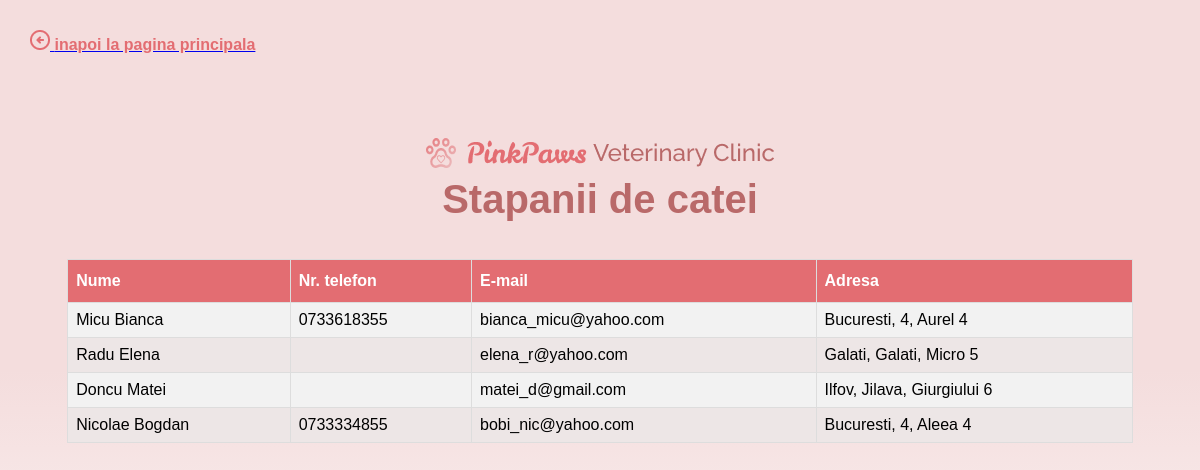
Screenshot of /Proiect_BD_Cabinet_Veterinar/admin_stapani_c.php (signed in) with the database file from the repository.
### tables this page shows
CREATE TABLE `stapani` (
  `id_stapan` int(11) NOT NULL,
  `nume` varchar(50) NOT NULL,
  `prenume` varchar(50) NOT NULL,
  `CNP` char(13) NOT NULL,
  `nr_telefon` varchar(20) DEFAULT NULL,
  `e_mail` varchar(50) NOT NULL,
  `oras` varchar(50) NOT NULL,
  `judet_sector` varchar(50) NOT NULL,
  `strada` varchar(50) NOT NULL,
  `nr_strada` int(11) NOT NULL,
  `apartament` int(11) DEFAULT NULL,
  `parola` varchar(50) NOT NULL
);

### Proiect_BD_Cabinet_Veterinar/admin_stapani_c.php (the view, shortened to what this page needs)
<?php
	include("connection.php");
?>
<!DOCTYPE html>
<html>
<head>
<link rel="stylesheet" href="my_style.css">
</head>
<body class="bkg2">
<poz_sageata><a href="admin_homepage.php"><img src="img\sageata.png" alt="sageata"><text_inapoi_la> inapoi la pagina principala</text_inapoi_la></a></poz_sageata>
<br><br><br><br><br><br><br>
<center><img src="img\titlu1.png" alt="logo clinica"></center>
<center><titlu_homepage>Stapanii de catei</titlu_homepage></center>
<br><br>
<center><table id="customers">
        <thead>
			<tr>
				<th>Nume</th>
				<th>Nr. telefon</th>
				<th>E-mail</th>
				<th>Adresa</th>
			</tr>
		</thead>
        <tbody>
            <?php
			$sql1 = "SELECT nume, prenume, nr_telefon, e_mail, oras, judet_sector, strada, nr_strada
					FROM Stapani
					WHERE id_stapan in
							(SELECT S.id_stapan
							FROM Stapani S, Pacienti P
							WHERE P.specie = 'catel' and P.id_stapan = S.id_stapan)";
			$result = $con->query($sql1);
			while($row = $result->fetch_assoc()) {
                echo "<tr>
                    <td>" . $row["nume"] . " " . $row["prenume"] . "</td>
                    <td>" . $row["nr_telefon"] . "</td>
                    <td>" . $row["e_mail"] . "</td>
                    <td>" . $row["oras"] . ", " . $row["judet_sector"] . ", " . $row["strada"] . " " . $row["nr_strada"] . "</td>
                </tr>";
			}
            ?>
        </tbody>
    </table></center>
<br><br><br><br><br><br><br><br><br><br><br><br><br><br><br><br><br><br><br><br>
</body>
</html>

### Proiect_BD_Cabinet_Veterinar/my_style.css (style rules this page uses)
#customers { font-family: Raleway, sans-serif; border-collapse: collapse; width: 90%; }
#customers td, #customers th { border: 1px solid #ddd; padding: 8px; }
#customers tr:nth-child(even) { background-color: #ede6e6; }
#customers tr:nth-child(odd) { background-color: #f2f2f2; }
#customers th { padding-top: 12px; padding-bottom: 12px; text-align: left; background-color: #E36D72; color: white; }
.bkg2 { background: linear-gradient(180deg, #F4DDDD 45.66%, #FFFFFF 100%); }
titlu_homepage { font-family: 'Raleway', sans-serif; font-style: normal; font-weight: 700; font-size: 40px; line-height: 47px; text-align: center; color: #B96969; }
text_inapoi_la { font-family: 'Raleway', sans-serif; font-style: normal; font-weight: 600; font-size: 16px; line-height: 19px; color: #E36D72; }
poz_sageata { position: absolute; left: 30px; top: 30px; }

### rows the page displays
stapani: nume "Micu", prenume "Bianca", nr_telefon "0733618355", e_mail "bianca_micu@yahoo.com", oras "Bucuresti", judet_sector "4", strada "Aurel", nr_strada "4"
stapani: nume "Radu", prenume "Elena", e_mail "elena_r@yahoo.com", oras "Galati", judet_sector "Galati", strada "Micro", nr_strada "5"
stapani: nume "Doncu", prenume "Matei", e_mail "matei_d@gmail.com", oras "Ilfov", judet_sector "Jilava", strada "Giurgiului", nr_strada "6"
stapani: nume "Nicolae", prenume "Bogdan", nr_telefon "0733334855", e_mail "bobi_nic@yahoo.com", oras "Bucuresti", judet_sector "4", strada "Aleea", nr_strada "4"
